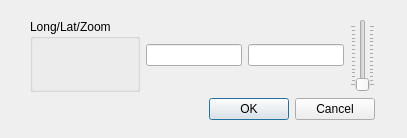
<?xml version="1.0" encoding="UTF-8"?>
<ui version="4.0">
 <class>CoordinateDialog</class>
 <widget class="QDialog" name="CoordinateDialog">
  <property name="geometry">
   <rect>
    <x>0</x>
    <y>0</y>
    <width>407</width>
    <height>138</height>
   </rect>
  </property>
  <property name="windowTitle">
   <string>Dialog</string>
  </property>
  <widget class="QWidget" name="verticalLayoutWidget">
   <property name="geometry">
    <rect>
     <x>30</x>
     <y>19</y>
     <width>345</width>
     <height>101</height>
    </rect>
   </property>
   <layout class="QVBoxLayout" name="verticalLayout">
    <item>
     <layout class="QHBoxLayout" name="horizontalLayout">
      <item>
       <widget class="QGroupBox" name="groupBox">
        <property name="title">
         <string>Long/Lat/Zoom</string>
        </property>
       </widget>
      </item>
      <item>
       <widget class="QLineEdit" name="lineEditLongitude"/>
      </item>
      <item>
       <widget class="QLineEdit" name="lineEditLatitude"/>
      </item>
      <item>
       <widget class="QSlider" name="verticalSliderZoom">
        <property name="minimum">
         <number>3</number>
        </property>
        <property name="maximum">
         <number>18</number>
        </property>
        <property name="pageStep">
         <number>1</number>
        </property>
        <property name="orientation">
         <enum>Qt::Vertical</enum>
        </property>
        <property name="tickPosition">
         <enum>QSlider::TicksBothSides</enum>
        </property>
        <property name="tickInterval">
         <number>1</number>
        </property>
       </widget>
      </item>
     </layout>
    </item>
    <item>
     <layout class="QHBoxLayout" name="horizontalLayout_2">
      <item>
       <widget class="QDialogButtonBox" name="buttonBox">
        <property name="orientation">
         <enum>Qt::Horizontal</enum>
        </property>
        <property name="standardButtons">
         <set>QDialogButtonBox::Cancel|QDialogButtonBox::Ok</set>
        </property>
       </widget>
      </item>
     </layout>
    </item>
   </layout>
  </widget>
 </widget>
 <resources/>
 <connections>
  <connection>
   <sender>buttonBox</sender>
   <signal>accepted()</signal>
   <receiver>CoordinateDialog</receiver>
   <slot>accept()</slot>
   <hints>
    <hint type="sourcelabel">
     <x>248</x>
     <y>254</y>
    </hint>
    <hint type="destinationlabel">
     <x>157</x>
     <y>274</y>
    </hint>
   </hints>
  </connection>
  <connection>
   <sender>buttonBox</sender>
   <signal>rejected()</signal>
   <receiver>CoordinateDialog</receiver>
   <slot>reject()</slot>
   <hints>
    <hint type="sourcelabel">
     <x>316</x>
     <y>260</y>
    </hint>
    <hint type="destinationlabel">
     <x>286</x>
     <y>274</y>
    </hint>
   </hints>
  </connection>
 </connections>
</ui>
